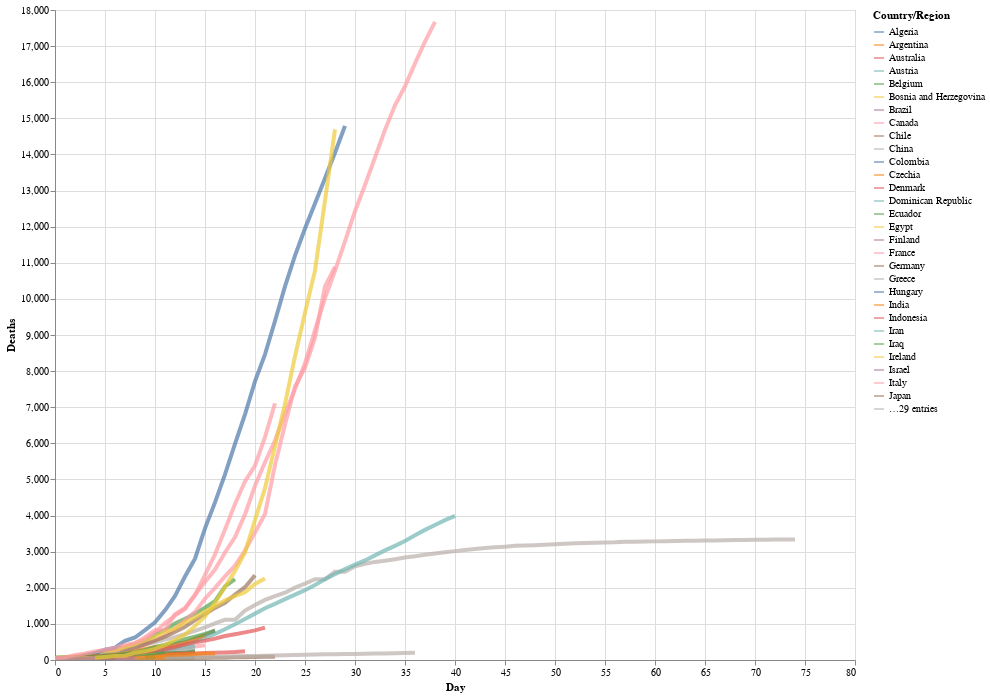

Notebook code cell kept with this figure:
### Markdown cell above
We can now customize the code to thicken the line width, to alter the opacity, and to make the chart larger:

### Code cell
# altair plot interactive () allows the plot to move
alt.Chart(deaths_long).mark_line(strokeWidth=4, opacity=0.7).encode(
    x='Day',
    y='Deaths',
    color='Country/Region'
).properties(
        width=800,
        height=650).interactive()

### Figure 1 — Vega-Lite specification as saved in the notebook (floating-point values rounded to 4 significant figures; data arrays with more than 128 entries replaced by an {"elided": "..."} marker saying what was removed)
{"config": {"view": {"continuousWidth": 400, "continuousHeight": 300}}, "data": {"name": "data-c211c7b3cf05fbe525148e24711a899d"}, "mark": {"type": "line", "opacity": 0.7, "strokeWidth": 4}, "encoding": {"color": {"type": "nominal", "field": "Country/Region"}, "x": {"type": "quantitative", "field": "Day"}, "y": {"type": "quantitative", "field": "Deaths"}}, "height": 650, "selection": {"selector001": {"type": "interval", "bind": "scales", "encodings": ["x", "y"]}}, "width": 800, "$schema": "https://vega.github.io/schema/vega-lite/v4.8.1.json", "datasets": {"data-c211c7b3cf05fbe525148e24711a899d": {"elided": "4524 records"}}}
